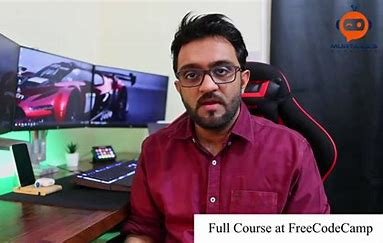
//> input picture Murtaza_teacher.jpg, 383 x 243 px
$ ./image_alignment Murtaza_teacher.jpg shapes.jpg shapes.jpg -w=shapes.jpg   (built with g++ and OpenCV 4)
//> lines starting //> are read from the running program, lines starting //| are printed output that depends on the picture; after the words box and inside, x2 and y2 are one past the last pixel; in counts of white or black regions, pixels touching at a corner belong together
#include <opencv2/imgcodecs.hpp>
#include <opencv2/highgui.hpp>
#include <opencv2/video.hpp>
#include <opencv2/imgproc.hpp>
#include <opencv2/core/utility.hpp>
#include <stdio.h>
#include <string>
#include <time.h>
#include <iostream>
#include <fstream>
using namespace cv;
using namespace std;
static void help(void);
static int readWarp(string iFilename, Mat& warp, int motionType);
static int saveWarp(string fileName, const Mat& warp, int motionType);
static void draw_warped_roi(Mat& image, const int width, const int height, Mat& W);
#define HOMO_VECTOR(H, x, y)\
    H.at<float>(0,0) = (float)(x);\
    H.at<float>(1,0) = (float)(y);\
    H.at<float>(2,0) = 1.;
#define GET_HOMO_VALUES(X, x, y)\
    (x) = static_cast<float> (X.at<float>(0,0)/X.at<float>(2,0));\
    (y) = static_cast<float> (X.at<float>(1,0)/X.at<float>(2,0));
const std::string keys =
    "{@inputImage    | fruits.jpg    | input image filename }"
    "{@templateImage |               | template image filename (optional)}"
    "{@inputWarp     |               | input warp (matrix) filename (optional)}"
    "{n numOfIter    | 50            | ECC's iterations }"
    "{e epsilon      | 0.0001        | ECC's convergence epsilon }"
    "{o outputWarp   | outWarp.ecc   | output warp (matrix) filename }"
    "{m motionType   | affine        | type of motion (translation, euclidean, affine, homography) }"
    "{v verbose      | 1             | display initial and final images }"
    "{w warpedImfile | warpedECC.png | warped input image }"
    "{h help | | print help message }"
;
static void help(void)
{
    cout << "\nThis file demonstrates the use of the ECC image alignment algorithm. When one image"
        " is given, the template image is artificially formed by a random warp. When both images"
        " are given, the initialization of the warp by command line parsing is possible. "
        "If inputWarp is missing, the identity transformation initializes the algorithm. \n" << endl;
    cout << "\nUsage example (one image): \n./image_alignment fruits.jpg -o=outWarp.ecc "
        "-m=euclidean -e=1e-6 -N=70 -v=1 \n" << endl;
    cout << "\nUsage example (two images with initialization): \n./image_alignment yourInput.png yourTemplate.png "
        "yourInitialWarp.ecc -o=outWarp.ecc -m=homography -e=1e-6 -N=70 -v=1 -w=yourFinalImage.png \n" << endl;
}
static int readWarp(string iFilename, Mat& warp, int motionType){
    // it reads from file a specific number of raw values:
    // 9 values for homography, 6 otherwise
    CV_Assert(warp.type()==CV_32FC1);
    int numOfElements;
    if (motionType==MOTION_HOMOGRAPHY)
        numOfElements=9;
    else
        numOfElements=6;
    int i;
    int ret_value;
    ifstream myfile(iFilename.c_str());
    if (myfile.is_open()){
        float* matPtr = warp.ptr<float>(0);
        for(i=0; i<numOfElements; i++){
            myfile >> matPtr[i];
        }
        ret_value = 1;
    }
    else {
        cout << "Unable to open file " << iFilename.c_str() << endl;
        ret_value = 0;
    }
    return ret_value;
}
static int saveWarp(string fileName, const Mat& warp, int motionType)
{
    // it saves the raw matrix elements in a file
    CV_Assert(warp.type()==CV_32FC1);
    const float* matPtr = warp.ptr<float>(0);
    int ret_value;
    ofstream outfile(fileName.c_str());
    if( !outfile ) {
        cerr << "error in saving "
            << "Couldn't open file '" << fileName.c_str() << "'!" << endl;
        ret_value = 0;
    }
    else {//save the warp's elements
        outfile << matPtr[0] << " " << matPtr[1] << " " << matPtr[2] << endl;
        outfile << matPtr[3] << " " << matPtr[4] << " " << matPtr[5] << endl;
        if (motionType==MOTION_HOMOGRAPHY){
            outfile << matPtr[6] << " " << matPtr[7] << " " << matPtr[8] << endl;
        }
        ret_value = 1;
    }
    return ret_value;
}
static void draw_warped_roi(Mat& image, const int width, const int height, Mat& W)
{
    Point2f top_left, top_right, bottom_left, bottom_right;
    Mat  H = Mat (3, 1, CV_32F);
    Mat  U = Mat (3, 1, CV_32F);
    Mat warp_mat = Mat::eye (3, 3, CV_32F);
    for (int y = 0; y < W.rows; y++)
        for (int x = 0; x < W.cols; x++)
            warp_mat.at<float>(y,x) = W.at<float>(y,x);
    //warp the corners of rectangle
    // top-left
    HOMO_VECTOR(H, 1, 1);
    gemm(warp_mat, H, 1, 0, 0, U);
    GET_HOMO_VALUES(U, top_left.x, top_left.y);
    // top-right
    HOMO_VECTOR(H, width, 1);
    gemm(warp_mat, H, 1, 0, 0, U);
    GET_HOMO_VALUES(U, top_right.x, top_right.y);
    // bottom-left
    HOMO_VECTOR(H, 1, height);
    gemm(warp_mat, H, 1, 0, 0, U);
    GET_HOMO_VALUES(U, bottom_left.x, bottom_left.y);
    // bottom-right
    HOMO_VECTOR(H, width, height);
    gemm(warp_mat, H, 1, 0, 0, U);
    GET_HOMO_VALUES(U, bottom_right.x, bottom_right.y);
    // draw the warped perimeter
    line(image, top_left, top_right, Scalar(255));
    line(image, top_right, bottom_right, Scalar(255));
    line(image, bottom_right, bottom_left, Scalar(255));
    line(image, bottom_left, top_left, Scalar(255));
}
int main (const int argc, const char * argv[])
{
    CommandLineParser parser(argc, argv, keys);
    parser.about("ECC demo");
    parser.printMessage();
    help();
    string imgFile = parser.get<string>(0);
    string tempImgFile = parser.get<string>(1);
    string inWarpFile = parser.get<string>(2);
    int number_of_iterations = parser.get<int>("n");
    double termination_eps = parser.get<double>("e");
    string warpType = parser.get<string>("m");
    int verbose = parser.get<int>("v");
    string finalWarp = parser.get<string>("o");
    string warpedImFile = parser.get<string>("w");
    if (!parser.check())
    {
        parser.printErrors();
        return -1;
    }
    if (!(warpType == "translation" || warpType == "euclidean"
        || warpType == "affine" || warpType == "homography"))
    {
        cerr << "Invalid motion transformation" << endl;
        return -1;
    }
    int mode_temp;
    if (warpType == "translation")
        mode_temp = MOTION_TRANSLATION;
    else if (warpType == "euclidean")
        mode_temp = MOTION_EUCLIDEAN;
    else if (warpType == "affine")
        mode_temp = MOTION_AFFINE;
    else
        mode_temp = MOTION_HOMOGRAPHY;
    Mat inputImage = imread(samples::findFile(imgFile), IMREAD_GRAYSCALE);
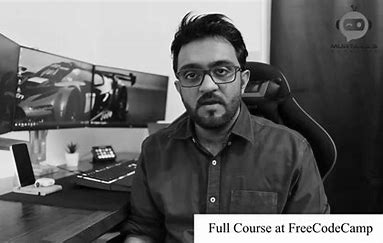
//> inputImage: 243 rows x 383 cols, CV_8UC1; min 0, max 255, mean 101.2
    if (inputImage.empty())
    {
        cerr << "Unable to load the inputImage" <<  endl;
        return -1;
    }
    Mat target_image;
    Mat template_image;
    if (tempImgFile!="") {
        inputImage.copyTo(target_image);
        template_image = imread(samples::findFile(tempImgFile), IMREAD_GRAYSCALE);
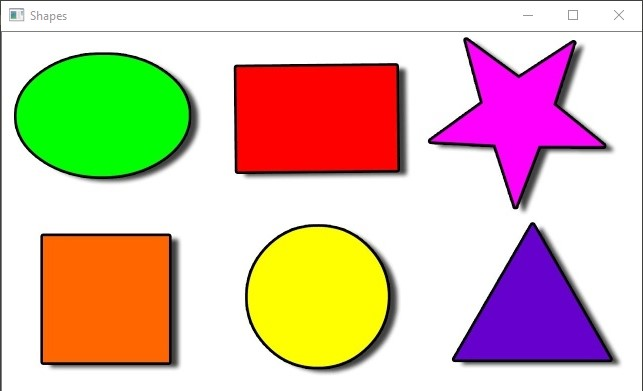
//> input picture shapes.jpg, 643 x 391 px
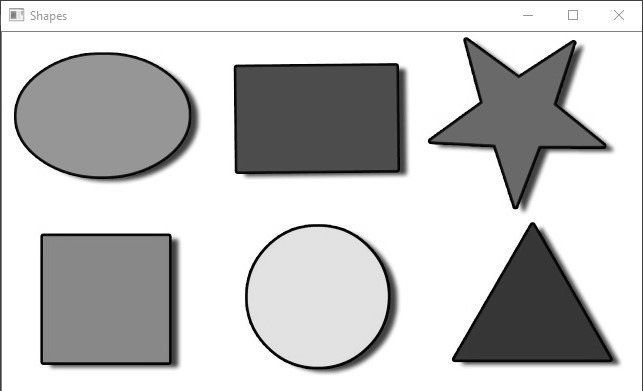
//> template_image: 391 rows x 643 cols, CV_8UC1; min 0, max 255, mean 197.6
        if (template_image.empty()){
            cerr << "Unable to load the template image" << endl;
            return -1;
        }
    }
    else{ //apply random warp to input image
        resize(inputImage, target_image, Size(216, 216), 0, 0, INTER_LINEAR_EXACT);
        Mat warpGround;
        RNG rng(getTickCount());
        double angle;
        switch (mode_temp) {
        case MOTION_TRANSLATION:
            warpGround = (Mat_<float>(2,3) << 1, 0, (rng.uniform(10.f, 20.f)),
                0, 1, (rng.uniform(10.f, 20.f)));
            warpAffine(target_image, template_image, warpGround,
                Size(200,200), INTER_LINEAR + WARP_INVERSE_MAP);
            break;
        case MOTION_EUCLIDEAN:
            angle = CV_PI/30 + CV_PI*rng.uniform((double)-2.f, (double)2.f)/180;
            warpGround = (Mat_<float>(2,3) << cos(angle), -sin(angle), (rng.uniform(10.f, 20.f)),
                sin(angle), cos(angle), (rng.uniform(10.f, 20.f)));
            warpAffine(target_image, template_image, warpGround,
                Size(200,200), INTER_LINEAR + WARP_INVERSE_MAP);
            break;
        case MOTION_AFFINE:
            warpGround = (Mat_<float>(2,3) << (1-rng.uniform(-0.05f, 0.05f)),
                (rng.uniform(-0.03f, 0.03f)), (rng.uniform(10.f, 20.f)),
                (rng.uniform(-0.03f, 0.03f)), (1-rng.uniform(-0.05f, 0.05f)),
                (rng.uniform(10.f, 20.f)));
            warpAffine(target_image, template_image, warpGround,
                Size(200,200), INTER_LINEAR + WARP_INVERSE_MAP);
            break;
        case MOTION_HOMOGRAPHY:
            warpGround = (Mat_<float>(3,3) << (1-rng.uniform(-0.05f, 0.05f)),
                (rng.uniform(-0.03f, 0.03f)), (rng.uniform(10.f, 20.f)),
                (rng.uniform(-0.03f, 0.03f)), (1-rng.uniform(-0.05f, 0.05f)),(rng.uniform(10.f, 20.f)),
                (rng.uniform(0.0001f, 0.0003f)), (rng.uniform(0.0001f, 0.0003f)), 1.f);
            warpPerspective(target_image, template_image, warpGround,
                Size(200,200), INTER_LINEAR + WARP_INVERSE_MAP);
            break;
        }
    }
    const int warp_mode = mode_temp;
    // initialize or load the warp matrix
    Mat warp_matrix;
    if (warpType == "homography")
        warp_matrix = Mat::eye(3, 3, CV_32F);
    else
        warp_matrix = Mat::eye(2, 3, CV_32F);
    if (inWarpFile!=""){
        int readflag = readWarp(inWarpFile, warp_matrix, warp_mode);
        if ((!readflag) || warp_matrix.empty())
        {
            cerr << "-> Check warp initialization file" << endl << flush;
            return -1;
        }
    }
    else {
        printf("\n ->Performance Warning: Identity warp ideally assumes images of "
            "similar size. If the deformation is strong, the identity warp may not "
            "be a good initialization. \n");
    }
    if (number_of_iterations > 200)
        cout << "-> Warning: too many iterations " << endl;
    if (warp_mode != MOTION_HOMOGRAPHY)
        warp_matrix.rows = 2;
    // start timing
    const double tic_init = (double) getTickCount ();
    double cc = findTransformECC (template_image, target_image, warp_matrix, warp_mode,
        TermCriteria (TermCriteria::COUNT+TermCriteria::EPS,
        number_of_iterations, termination_eps));
//> cc = 0.307
    if (cc == -1)
    {
        cerr << "The execution was interrupted. The correlation value is going to be minimized." << endl;
        cerr << "Check the warp initialization and/or the size of images." << endl << flush;
    }
    // end timing
    const double toc_final  = (double) getTickCount ();
    const double total_time = (toc_final-tic_init)/(getTickFrequency());
    if (verbose){
        cout << "Alignment time (" << warpType << " transformation): "
            << total_time << " sec" << endl << flush;
        //  cout << "Final correlation: " << cc << endl << flush;
    }
    // save the final warp matrix
    saveWarp(finalWarp, warp_matrix, warp_mode);
    if (verbose){
        cout << "\nThe final warp has been saved in the file: " << finalWarp << endl << flush;
    }
    // save the final warped image
    Mat warped_image = Mat(template_image.rows, template_image.cols, CV_32FC1);
    if (warp_mode != MOTION_HOMOGRAPHY)
        warpAffine      (target_image, warped_image, warp_matrix, warped_image.size(),
        INTER_LINEAR + WARP_INVERSE_MAP);
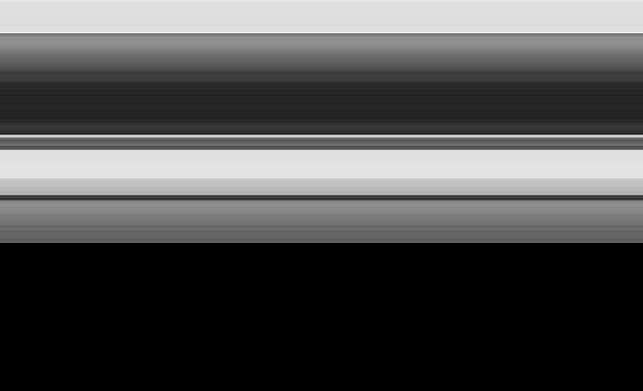
//> warped_image: 391 rows x 643 cols, CV_8UC1; min 0, max 250, mean 79.9
    else
        warpPerspective (target_image, warped_image, warp_matrix, warped_image.size(),
        INTER_LINEAR + WARP_INVERSE_MAP);
    //save the warped image
    imwrite(warpedImFile, warped_image);
    // display resulting images
    if (verbose)
    {
        cout << "The warped image has been saved in the file: " << warpedImFile << endl << flush;
        namedWindow ("image",    WINDOW_AUTOSIZE);
        namedWindow ("template", WINDOW_AUTOSIZE);
        namedWindow ("warped image",   WINDOW_AUTOSIZE);
        namedWindow ("error (black: no error)", WINDOW_AUTOSIZE);
        moveWindow  ("image", 20, 300);
        moveWindow  ("template", 300, 300);
        moveWindow  ("warped image",   600, 300);
        moveWindow  ("error (black: no error)", 900, 300);
        // draw boundaries of corresponding regions
        Mat identity_matrix = Mat::eye(3,3,CV_32F);
        draw_warped_roi (target_image,   template_image.cols-2, template_image.rows-2, warp_matrix);
//> in draw_warped_roi, `line(image, top_left, top_right, Scalar(255));`: image: 243 rows x 383 cols, CV_8UC1; 1 pixels changed, all inside (x1, y1, x2, y2) = (0, 1, 1, 2)
        draw_warped_roi (template_image, template_image.cols-2, template_image.rows-2, identity_matrix);
//> call 2 of draw_warped_roi, with width = 641, height = 389
//> in draw_warped_roi (call 2), `line(image, top_left, top_right, Scalar(255));`: image: 391 rows x 643 cols, CV_8UC1; 5 pixels changed, all inside (x1, y1, x2, y2) = (1, 1, 7, 2)
//> in draw_warped_roi (call 2), `line(image, top_left, top_right, Scalar(255));`: top_left = Point(1, 1); top_right = Point(641, 1)
//> in draw_warped_roi (call 2), `line(image, top_right, bottom_right, Scalar(255));`: image: 391 rows x 643 cols, CV_8UC1; min 0, max 255, mean 197.6
//> in draw_warped_roi (call 2), `line(image, top_right, bottom_right, Scalar(255));`: bottom_right = Point(641, 389)
//> in draw_warped_roi (call 2), `line(image, bottom_right, bottom_left, Scalar(255));`: image: 391 rows x 643 cols, CV_8UC1; min 0, max 255, mean 197.6
//> in draw_warped_roi (call 2), `line(image, bottom_right, bottom_left, Scalar(255));`: bottom_left = Point(1, 389)
//> in draw_warped_roi (call 2), `line(image, bottom_left, top_left, Scalar(255));`:
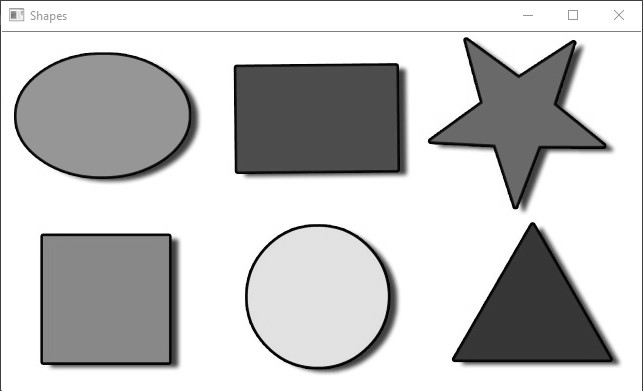
//> image: 391 rows x 643 cols, CV_8UC1; min 0, max 255, mean 197.8
        Mat errorImage;
        subtract(template_image, warped_image, errorImage);
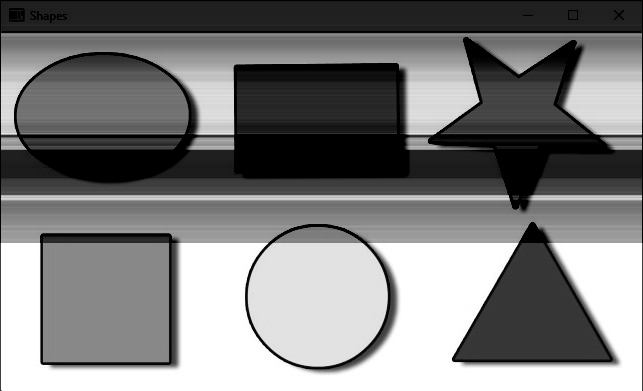
//> errorImage: 391 rows x 643 cols, CV_8UC1; min 0, max 255, mean 125.6
        double max_of_error;
        minMaxLoc(errorImage, NULL, &max_of_error);
//> max_of_error = 255
        // show images
        cout << "Press any key to exit the demo (you might need to click on the images before)." << endl << flush;
        imshow ("image",    target_image);
        waitKey (200);
        imshow ("template", template_image);
        waitKey (200);
        imshow ("warped image",   warped_image);
        waitKey(200);
        imshow ("error (black: no error)",  abs(errorImage)*255/max_of_error);
        waitKey(0);
    }
    // done
    return 0;
}
